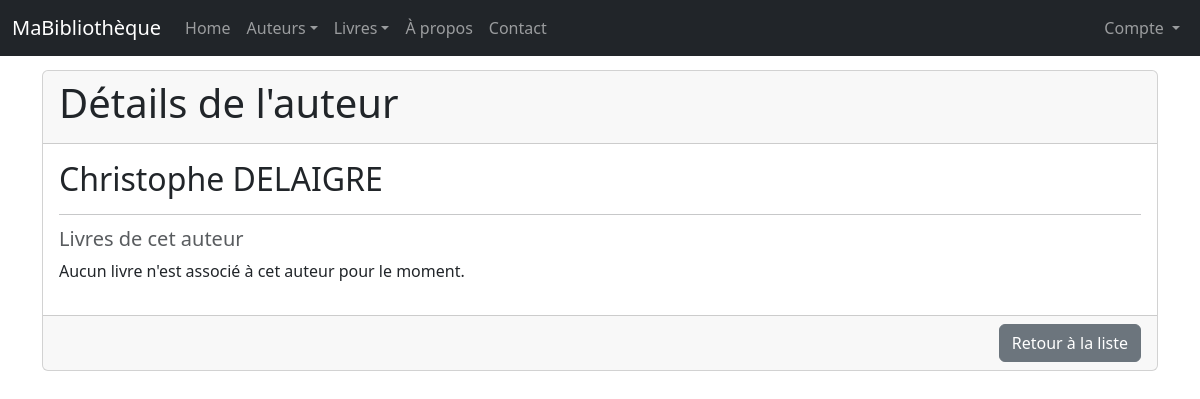
The app's page /auteurs/70/view/, older data.
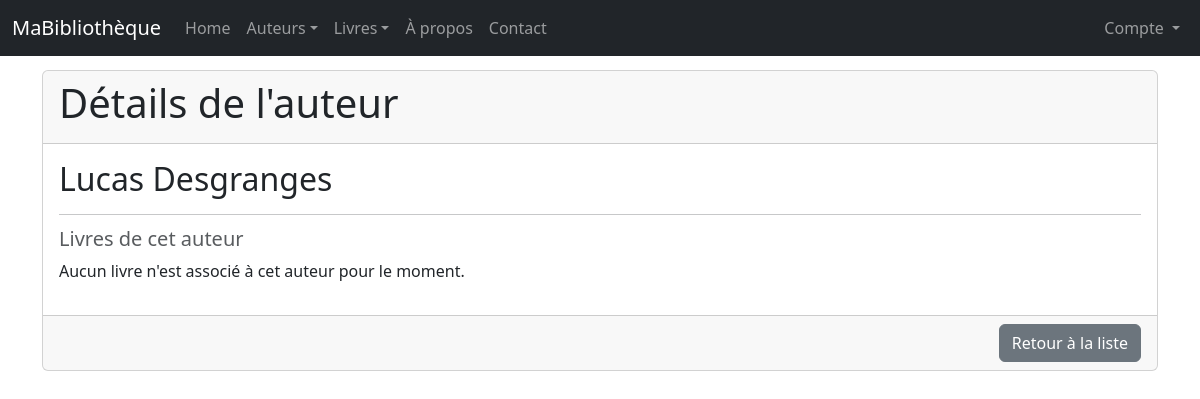
The same page, newer data.
### monApp/models.py (models this page shows, shortened)
class Auteur(db.Model):
    idA = db.Column( db.Integer, primary_key=True )
    Nom = db.Column( db.String(100) )

### monApp/views.py (the view)
@app.route('/auteurs/<idA>/view/')
def viewAuteur(idA):
    unAuteur = Auteur.query.get(idA)
    unForm = FormAuteur (idA=unAuteur.idA , Nom=unAuteur.Nom)
    return render_template("auteur_view.html",selectedAuteur=unAuteur, viewForm=unForm)

### monApp/templates/auteur_view.html
{% extends "base.html" %}
{% block main %}
<div class="card">
    <div class="card-header">
        <h1>Détails de l'auteur</h1>
    </div>
    <div class="card-body">
        <h2 class="card-title">{{ selectedAuteur.Nom }}</h2>
        <hr>
        <h5 class="card-subtitle mb-2 text-muted">Livres de cet auteur</h5>
        {% if selectedAuteur.livres.count() > 0 %}
            <ul class="list-group">
                {% for livre in selectedAuteur.livres %}
                    <li class="list-group-item">
                        <a href="{{ url_for('viewLivre', idL=livre.idL) }}">{{ livre.Titre }}</a>
                    </li>
                {% endfor %}
            </ul>
        {% else %}
            <p>Aucun livre n'est associé à cet auteur pour le moment.</p>
        {% endif %}
    </div>
    <div class="card-footer text-end">
        <a href="{{ url_for('getAuteurs') }}" class="btn btn-secondary">Retour à la liste</a>
    </div>
</div>
{% endblock %}

Row changes from the older to the newer data that the page shows:
changed Auteur: Nom "Christophe DELAIGRE" → "Lucas Desgranges"
